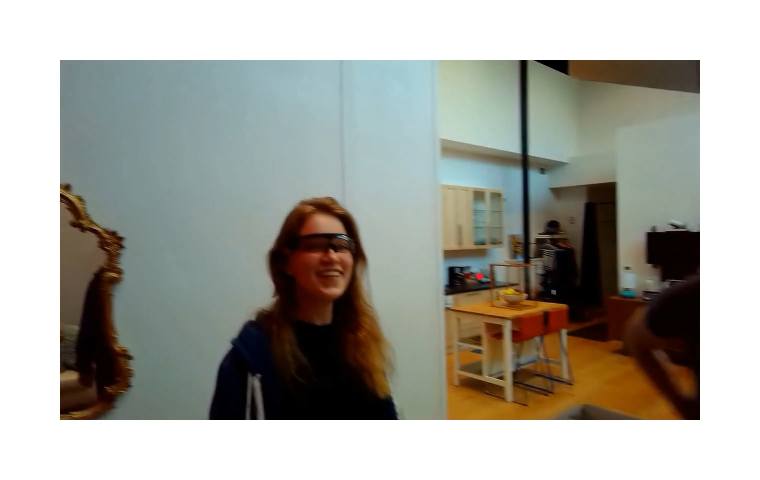
#> input picture co-tracker/image copy.png, 1520 x 960 px (shown at 1/2 size)
$ python -i track_prediction_past_frame.py   (imports and definitions only)
#> lines starting #> are read from the running program, lines starting #| are printed output that depends on the picture; after the words box and inside, x2 and y2 are one past the last pixel; in counts of white or black regions, pixels touching at a corner belong together
#> further down, picture is the input picture: shape (960, 1520, 3); mean B, G, R 157.2, 164.8, 165
"""
Processes video clips to track a red circle, calculates head movement,
and aggregates the analysis results, correctly handling overlapping frames
and adding 'next_movement' data to each frame.
"""

import argparse
import cv2
import json
import numpy as np
import re
from collections import defaultdict
from pathlib import Path
from typing import List, Dict, Any, Tuple, Optional

# Assuming track_red.py with these functions exists in the same directory
from track_red import detect_red_circle, calculate_head_movement, remap_position_from_movement


def compute_content_roi(frame: np.ndarray, white_threshold: int = 240) -> Optional[Tuple[int, int, int, int]]:
    """
    Region of interest is found by finding the bounding box of the non-white pixels in the frame.
    returns the top left corner coordinates and the width and height of the region of interest.
    """
#> called with white_threshold = 240
    if frame is None or frame.size == 0:
        return None

    gray = cv2.cvtColor(frame, cv2.COLOR_BGR2GRAY)
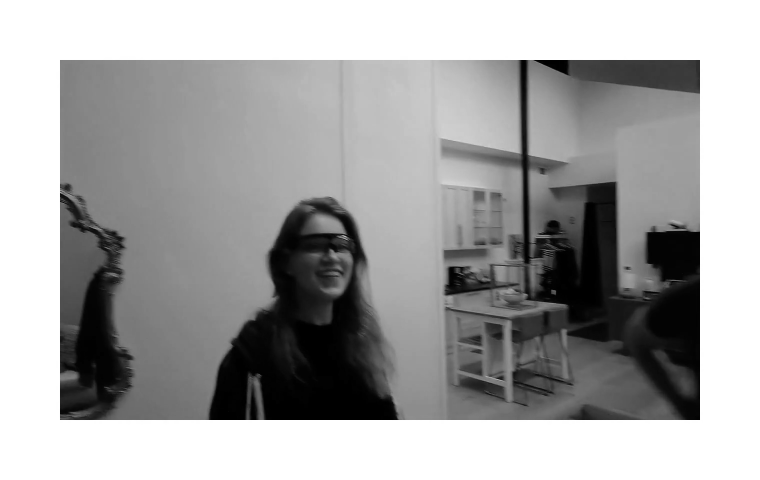
#> gray: shape (960, 1520) (shown at 1/2 size); min 0, max 255, mean 164
    # Non-white mask
    non_white_mask = (gray < white_threshold).astype(np.uint8) * 255
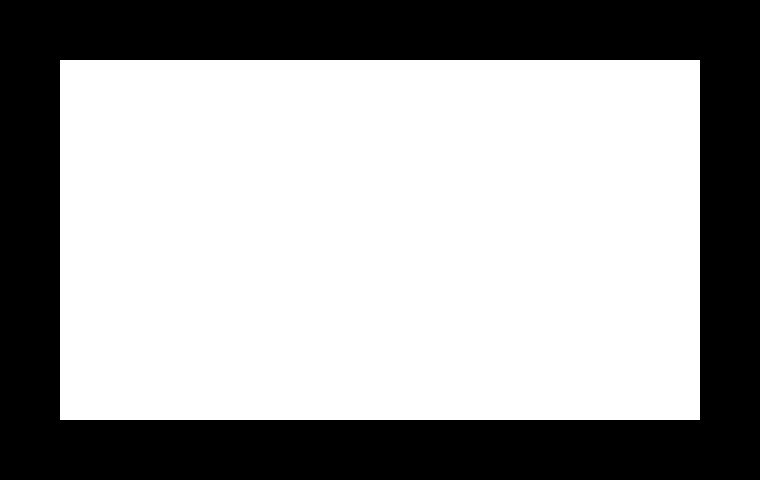
#> non_white_mask: shape (960, 1520) (shown at 1/2 size); 63.2% white; 1 black region, box (x1, y1, x2, y2) and area: (0, 0, 1520, 960) 537600

    # If almost everything is white, bail out
    non_white_ratio = float(np.count_nonzero(non_white_mask)) / non_white_mask.size
#> non_white_ratio = 0.632
    if non_white_ratio < 0.01:
        return None

    # Find the bounding box of non-white pixels
    contours, _ = cv2.findContours(non_white_mask, cv2.RETR_EXTERNAL, cv2.CHAIN_APPROX_SIMPLE)
#> contours = [[[120, 120], [120, 839], [1399, 839], [1399, 120]]]
    if not contours:
        return None

    # Use the largest contour area as the content region
    largest = max(contours, key=cv2.contourArea)
#> largest = [[120, 120], [120, 839], [1399, 839], [1399, 120]]
    x, y, w, h = cv2.boundingRect(largest)
#> x = 120; y = 120; w = 1280; h = 720

    # Sanity check: avoid tiny or degenerate boxes
    H, W = gray.shape[:2]
#> H = 960; W = 1520
    if w < W * 0.2 or h < H * 0.2:
        return None

    return int(x), int(y), int(w), int(h)


# [479 lines left out: functions parse_video_filename, analyze_video_clip, convert_to_json_serializable, main, not called in this run]

# [2 lines not run here, left out]

>>> import cv2
>>> picture = cv2.imread('image copy.png')
>>> result = compute_content_roi(picture)
#> result = (120, 120, 1280, 720)

$ run again, on co-tracker/image.png
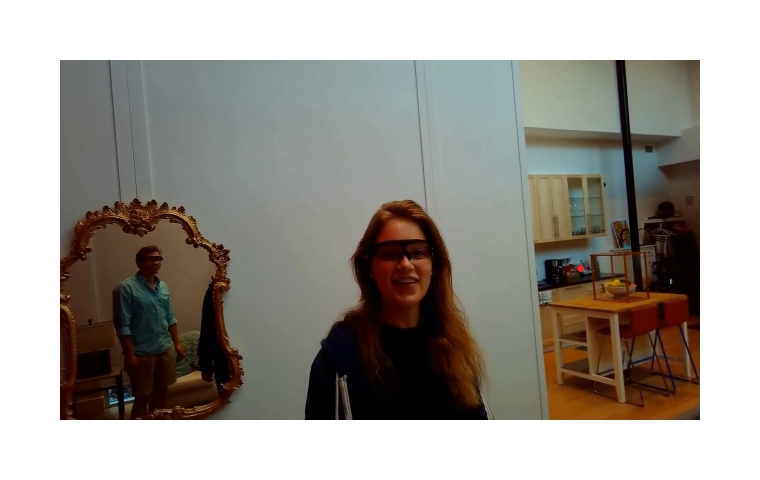
#> input picture co-tracker/image.png, 1520 x 960 px (shown at 1/2 size)
#> picture is the input picture: shape (960, 1520, 3); mean B, G, R 147.8, 154.4, 158.1
#> in compute_content_roi, `gray = cv2.cvtColor(frame, cv2.COLOR_BGR2GRAY)`:
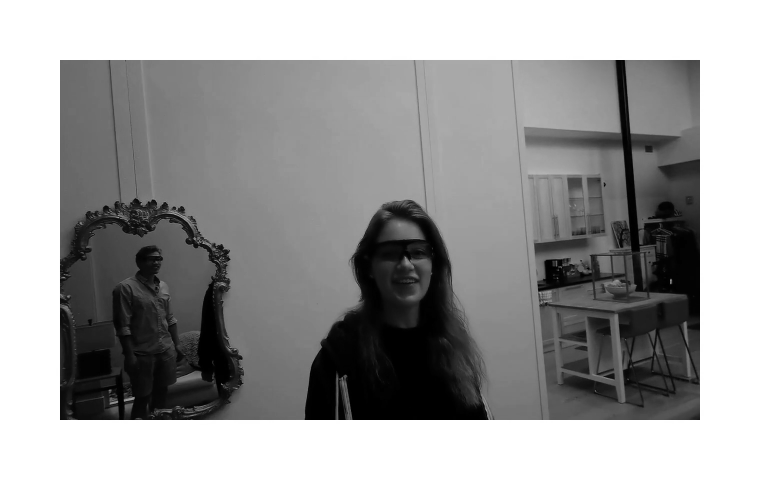
#> gray: shape (960, 1520) (shown at 1/2 size); min 0, max 255, mean 154.8
#> non_white_mask: shape (960, 1520); 63.2% white; 1 black region, box (x1, y1, x2, y2) and area: (0, 0, 1520, 960) 537600
#> non_white_ratio = 0.632
#> contours = [[[120, 120], [120, 839], [1399, 839], [1399, 120]]]
#> largest = [[120, 120], [120, 839], [1399, 839], [1399, 120]]
#> x = 120; w = 1280; h = 720
#> result = (120, 120, 1280, 720)
